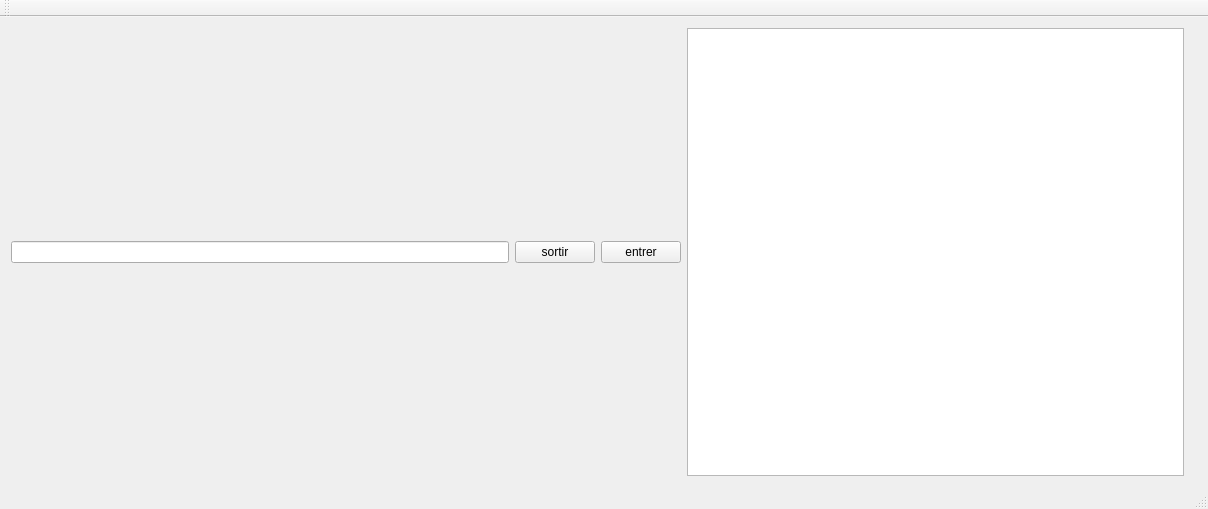
<?xml version="1.0" encoding="UTF-8"?>
<ui version="4.0">
 <class>MainWindow</class>
 <widget class="QMainWindow" name="MainWindow">
  <property name="geometry">
   <rect>
    <x>0</x>
    <y>0</y>
    <width>1208</width>
    <height>509</height>
   </rect>
  </property>
  <property name="windowTitle">
   <string>MainWindow</string>
  </property>
  <widget class="QWidget" name="centralWidget">
   <layout class="QHBoxLayout" name="horizontalLayout">
    <item>
     <widget class="QLineEdit" name="lineEditb"/>
    </item>
    <item>
     <widget class="QPushButton" name="pushButtonb">
      <property name="text">
       <string>sortir</string>
      </property>
     </widget>
    </item>
    <item>
     <widget class="QPushButton" name="pushButtonb_2">
      <property name="text">
       <string>entrer</string>
      </property>
     </widget>
    </item>
    <item>
     <widget class="QTextEdit" name="textEditb"/>
    </item>
    <item>
     <widget class="QLabel" name="label_3">
      <property name="text">
       <string/>
      </property>
     </widget>
    </item>
   </layout>
  </widget>
  <widget class="QMenuBar" name="menuBar">
   <property name="geometry">
    <rect>
     <x>0</x>
     <y>0</y>
     <width>1208</width>
     <height>26</height>
    </rect>
   </property>
  </widget>
  <widget class="QToolBar" name="mainToolBar">
   <attribute name="toolBarArea">
    <enum>TopToolBarArea</enum>
   </attribute>
   <attribute name="toolBarBreak">
    <bool>false</bool>
   </attribute>
  </widget>
  <widget class="QStatusBar" name="statusBar"/>
 </widget>
 <layoutdefault spacing="6" margin="11"/>
 <resources/>
 <connections/>
</ui>
